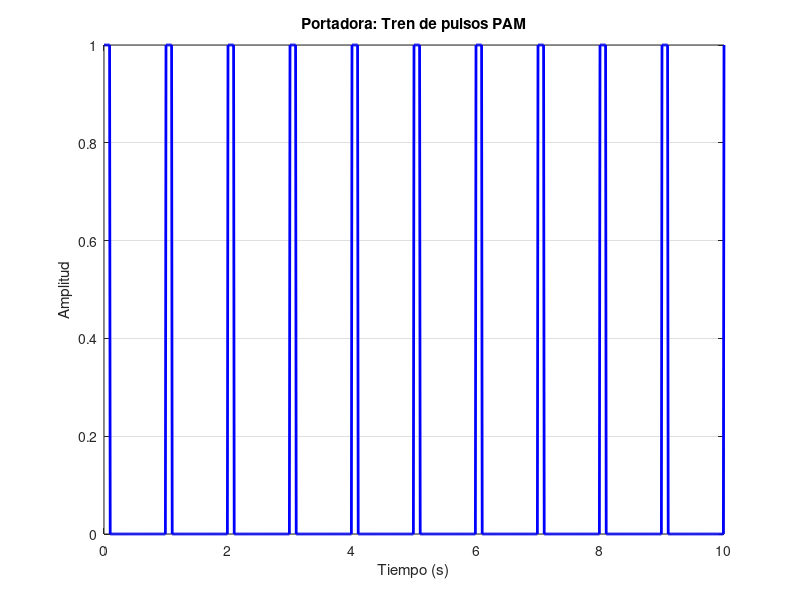
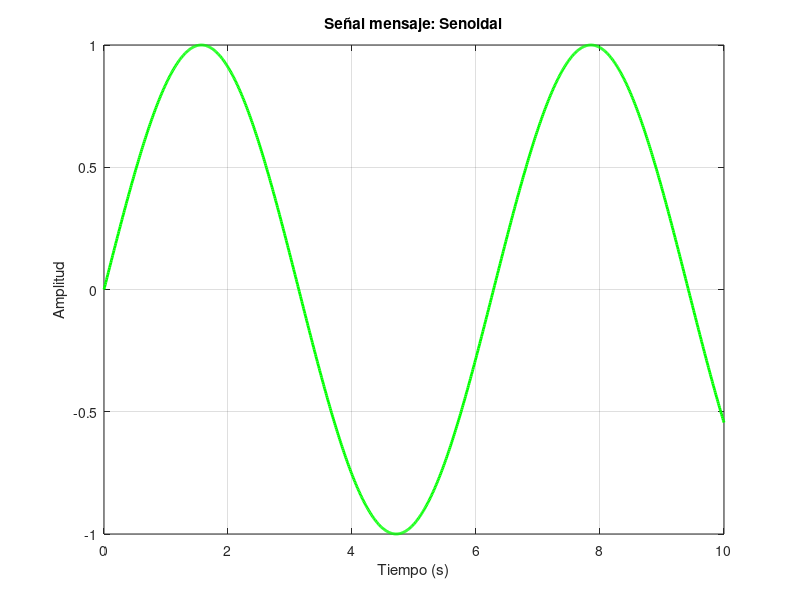
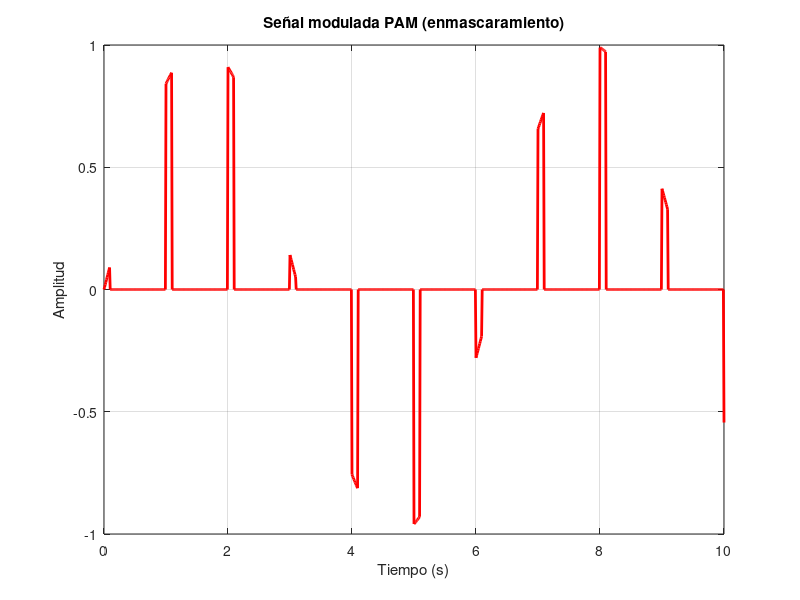

MATLAB code to generate these figures, in order:
clc;
clear;
close all;

% ----------------------------
% Parámetros y tiempo
% ----------------------------
t = 0:0.01:10;      % Vector de tiempo
y = zeros(size(t)); % Inicialización portadora

% ----------------------------
% Construir portadora PAM
% ----------------------------
for i = 0:10
    y = y + double(t >= i & t < i + 0.1);
end

% ----------------------------
% Señal mensaje
% ----------------------------
y1 = sin(t);  % Señal a modular

% ----------------------------
% Señal modulada (PAM por enmascaramiento)
% ----------------------------
y_modulada = y .* y1;

% ----------------------------
% Graficar portadora
% ----------------------------
figure;
plot(t, y, 'b', 'LineWidth', 2);
title('Portadora: Tren de pulsos PAM');
xlabel('Tiempo (s)');
ylabel('Amplitud');
grid on;

% ----------------------------
% Graficar señal mensaje
% ----------------------------
figure;
plot(t, y1, 'g', 'LineWidth', 2);
title('Señal mensaje: Senoidal');
xlabel('Tiempo (s)');
ylabel('Amplitud');
grid on;

% ----------------------------
% Graficar señal modulada
% ----------------------------
figure;
plot(t, y_modulada, 'r', 'LineWidth', 2);
title('Señal modulada PAM (enmascaramiento)');
xlabel('Tiempo (s)');
ylabel('Amplitud');
grid on;
